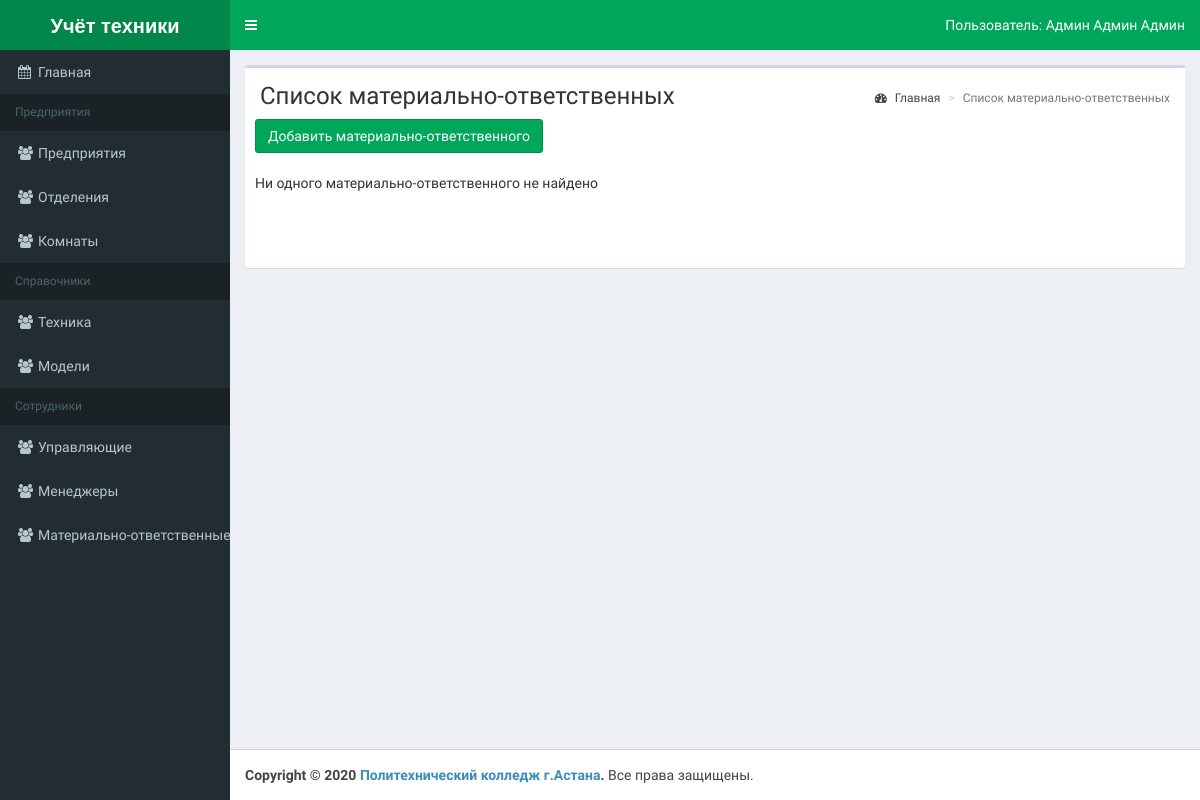
Before: /uchet/list-mat-respons.php (signed in) with the older database file.
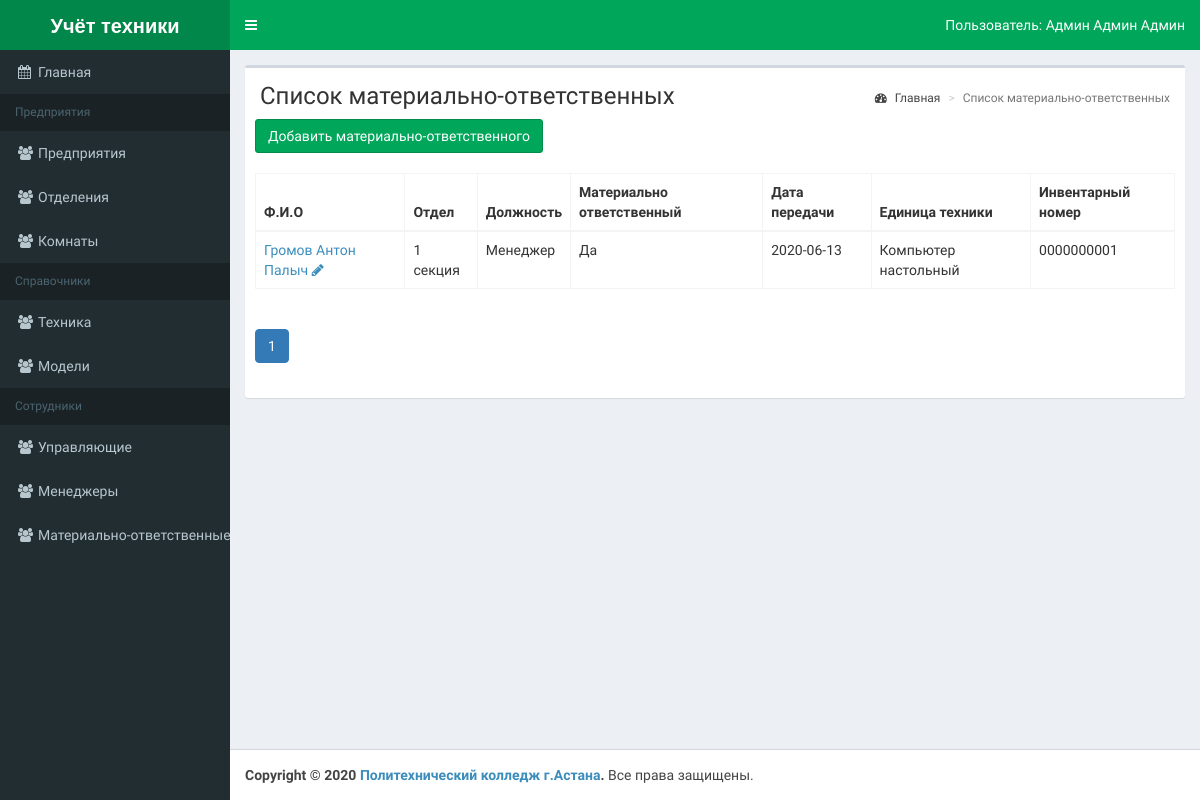
After: the same page with the newer database file.
### tables this page shows
CREATE TABLE `employee` (
  `employee_id` smallint NOT NULL,
  `lastname` varchar(50) NOT NULL,
  `firstname` varchar(50) NOT NULL,
  `patronomic` varchar(50) NOT NULL,
  `otdel_id` smallint NOT NULL,
  `dolzhnost_id` smallint NOT NULL,
  `login` varchar(50) NOT NULL,
  `pass` varchar(255) NOT NULL
);

CREATE TABLE `otdel` (
  `otdel_id` smallint NOT NULL,
  `name` varchar(50) NOT NULL,
  `pred_id` smallint NOT NULL,
  `parent_id` smallint DEFAULT NULL
);

CREATE TABLE `dolzhnost` (
  `dolzhnost_id` smallint NOT NULL,
  `name` varchar(50) NOT NULL,
  `mat_respons` tinyint(1) NOT NULL DEFAULT '0'
);

CREATE TABLE `respons_face` (
  `respons_face_id` smallint NOT NULL,
  `employee_id` smallint NOT NULL,
  `technique_id` smallint NOT NULL,
  `room_id` smallint NOT NULL,
  `date_extrat` date NOT NULL
);

CREATE TABLE `technique` (
  `technique_id` smallint NOT NULL,
  `inv_number` varchar(10) NOT NULL,
  `name` varchar(50) NOT NULL,
  `date_buy` date NOT NULL,
  `model_id` smallint NOT NULL,
  `price` bigint NOT NULL,
  `room_id` smallint NOT NULL
);

### uchet/classes/Connect.php (called while the page is built, shortened)
<?php
abstract class Connect {
	function __construct() {
		try
		{
			$this->db = new PDO('mysql:host='.self::HOST.'; dbname='.self::DB_NAME, self::DB_USER, self::DB_PASSWORD);
		}
		catch(PDOException $e) {
			echo $e->getMessage();
		}
	}
}
?>

### uchet/classes/ResponsFaceConnect.php (called while the page is built, shortened)
<?php
class ResponsFaceConnect extends Connect
{
	public function count(){
        $res = $this->db->query("SELECT COUNT(*) AS cnt FROM respons_face");
        return $res->fetch(PDO::FETCH_OBJ)->cnt;
    }
    public function findAllMatRespons($ofset=0, $limit=30) {
    	$res = $this->db->query("SELECT employee.employee_id, CONCAT (employee.lastname, ' ', employee.firstname, ' ', employee.patronomic) AS fio, ". " otdel.name AS otdel, dolzhnost.name AS dolzhnost, dolzhnost.mat_respons, employee.dolzhnost_id AS dolzhnost_id, respons_face.date_extrat as dat, dolzhnost.mat_respons as matr, technique.name AS tech, technique.inv_number AS num FROM employee INNER JOIN dolzhnost ON employee.dolzhnost_id=dolzhnost.dolzhnost_id ". " INNER JOIN otdel ON employee.otdel_id=otdel.otdel_id" . " INNER JOIN respons_face ON employee.employee_id = respons_face.employee_id". " INNER JOIN technique ON respons_face.technique_id = technique.technique_id"." WHERE dolzhnost.mat_respons = 1" . " LIMIT $ofset, $limit");
        return $res->fetchAll(PDO::FETCH_OBJ);
    }
}
?>

### uchet/list-mat-respons.php (the view, shortened to what this page needs)
<?php
    $size = 5;
    if (isset($_GET['page'])) {
        $page = Helper::clearInt($_GET['page']);
    }
    else {
        $page = 1;
    }
    $responsfaceconnect = new ResponsFaceConnect();
    $count = $responsfaceconnect->count();
    $matrespons = $responsfaceconnect->findAllMatRespons($page*$size-$size,$size);
    require_once 'template/header.php';
?>
<div class="row">
    <div class="col-xs-12">
    <div class="box">
    <section class="content-header">
        <h1>Список материально-ответственных</h1>
        <ol class="breadcrumb">
            <li><a href="/index.php"><i class="fa fa-dashboard"></i> Главная</a></li>
            <li class="active">Список материально-ответственных</li>
        </ol>
    </section>
    <div class="box-body">
    <a class="btn btn-success" href="add-matrespons.php">Добавить материально-ответственного</a>
</div>
<div class="box-body">
<?php
if ($matrespons) {
?>
<table id="example2" class="table table-bordered table-hover">
<thead>
    <tr>
        <th>Ф.И.О</th>
        <th>Отдел</th>
        <th>Должность</th>
        <th>Материально ответственный</th>
        <th>Дата передачи</th>
        <th>Единица техники</th>
        <th>Инвентарный номер</th>
    </tr>
</thead>
<tbody>
<?php
foreach ($matrespons as $matrespon) {
    echo '<tr>';
    echo '<td><a href="profile-matrespons.php?id='.$matrespon->employee_id.'">'.$matrespon->fio.'</a> '. '<a href="add-matrespons.php?id='.$matrespon->employee_id.'"><i class="fa fa-pencil"></i></a></td>';
    echo '<td>'.$matrespon->otdel.'</td>';
    echo '<td>'.$matrespon->dolzhnost.'</td>';
    if ($matrespon->matr == 0) {
        echo '<td>'.Нет.'</td>';
    }
    else {
        echo '<td>'.Да.'</td>';
    }
    echo '<td>'.$matrespon->dat.'</td>';
    echo '<td>'.$matrespon->tech.'</td>';
    echo '<td>'.$matrespon->num.'</td>';
    echo '</tr>';
}
?>
</tbody>
</table>
<?php } else {
echo 'Ни одного материально-ответственного не найдено';
} ?>
</div>
<div class="box-body">
<?php Helper::paginator($count, $page,$size); ?>
</div>
</div>
</div>
</div>
<?php
require_once 'template/footer.php';
?>

### uchet/template/header.php (shortened to what this page needs)
<!DOCTYPE html>
<html>
<head>
    <link rel="stylesheet" href="template/css/bootstrap.min.css">
    <link rel="stylesheet" href="template/css/font-awesome.min.css">
    <link rel="stylesheet" href="template/css/ionicons.min.css">
    <link rel="stylesheet" href="template/css/AdminLTE.min.css">
    <link rel="stylesheet" href="template/css/skins/skin-green.css">
</head>
<body class="hold-transition skin-green sidebar-mini">
<div class="wrapper">
    <header class="main-header">
        <a href="index.php" class="logo">
            <span class="logo-lg"><b>Учёт техники</b></span>
        </a>
        <nav class="navbar navbar-static-top" role="navigation">
            <a href="#" class="sidebar-toggle" data-toggle="push-menu" role="button">
            </a>
            <div class="navbar-custom-menu">
                <ul class="nav navbar-nav">
                    <li class="dropdown user user-menu">
                        <a href="#" class="dropdown-toggle" data-toggle="dropdown">
                            <span class="hidden-xs">Пользователь: <?=$_SESSION['fio'];?></span>
                        </a>
                    </li>
                </ul>
            </div>
        </nav>
    </header>
    <aside class="main-sidebar">
        <section class="sidebar">
            <?php require_once './template/menu.php'; ?>
        </section>
    </aside>
    <div class="content-wrapper">
        <section class="content container-fluid">

### uchet/template/menu.php
<aside class="main-sidebar">
    <section class="sidebar">
        <ul class="sidebar-menu" data-widget="tree">
            <li
<?=($_SERVER['PHP_SELF']=='/index.php')?'class="active"':'';?>>
                <a href="index.php"><i class="fa fa-calendar"></i><span>Главная</span></a>
            </li>
            <li class="header">Предприятия</li>
            <li <?=($_SERVER['PHP_SELF']=='/list-preds.php')?'class="active"':'';?>>
                <a href="list-preds.php"><i class="fa fa-users"></i><span>Предприятия</span></a>
            </li>
            <li <?=($_SERVER['PHP_SELF']=='/list-otdel.php')?'class="active"':'';?>>
                <a href="list-otdel.php"><i class="fa fa-users"></i><span>Отделения</span></a>
            </li>
            <li <?=($_SERVER['PHP_SELF']=='/list-room.php')?'class="active"':'';?>>
                <a href="list-room.php"><i class="fa fa-users"></i><span>Комнаты</span></a>
            </li>
            <li class="header">Справочники</li>
            <li <?=($_SERVER['PHP_SELF']=='/list-tech.php')?'class="active"':'';?>>
                <a href="list-tech.php"><i class="fa fa-users"></i><span>Техника</span></a>
            </li>
            <li <?=($_SERVER['PHP_SELF']=='/list-models.php')?'class="active"':'';?>>
                <a href="list-models.php"><i class="fa fa-users"></i><span>Модели</span></a>
            </li>
            <li class="header">Сотрудники</li>
            <li <?=($_SERVER['PHP_SELF']=='/list-special.php')?'class="active"':'';?>>
                <a href="list-directors.php"><i class="fa fa-users"></i><span>Управляющие</span></a>
            </li>
            <li <?=($_SERVER['PHP_SELF']=='/list-subject.php')?'class="active"':'';?>>
                <a href="list-managers.php"><i class="fa fa-users"></i><span>Менеджеры</span></a>
            </li>
            <li <?=($_SERVER['PHP_SELF']=='/list-mat-respons.php')?'class="active"':'';?>>
                <a href="list-mat-respons.php"><i class="fa fa-users"></i><span>Материально-ответственные</span></a>
            </li>
        </ul>
    </section>
</aside>

### uchet/template/footer.php (shortened to what this page needs)
</section>
</div>
<footer class="main-footer">
    <strong>Copyright &copy; 2020 <a href="#">Политехнический колледж г.Астана</a>.</strong> Все права защищены.
</footer>
</div>
</body>
</html>

### uchet/classes/Helper.php (shortened to what this page needs)
<?php
	class Helper
	{
                    foreach ($options as $option) { ?>
                    <?php }
		public static function paginator($count, $current=1, $size=30){
          $numPages=ceil($count/$size);
          $href = $_SERVER['PHP_SELF'].'?page=';
          echo '<ul class="pagination ">';
          for ($i = 1; $i<=$numPages; $i++) {
               if ($current == $i) {
                     echo ' <li class="paginate_button active"><a href="'.$href.$i.'" data-dt-idx="'.$i.'" tabindex="0">'.$i.'</a></li>';
               }
               else {
                    echo ' <li class="paginate_button"><a href="'.$href.$i.'" data-dt-idx="'.$i.'" tabindex="0">'.$i.'</a></li>';
               }
          }
          echo '</ul>';
     }
}
?>

### uchet/template/css/skins/skin-green.css (style rules this page uses)
.skin-green .main-header .navbar { background-color: #00a65a; }
.skin-green .main-header .navbar .nav > li > a { color: #ffffff; }
.skin-green .main-header .navbar .sidebar-toggle { color: #ffffff; }
.skin-green .main-header .navbar .sidebar-toggle { color: #fff; }
.skin-green .main-header .logo { background-color: #008d4c; color: #ffffff; border-bottom: 0 solid transparent; }
.skin-green .content-header { background: transparent; }
.skin-green .wrapper, .skin-green .main-sidebar, .skin-green .left-side { background-color: #222d32; }
.skin-green .sidebar-menu > li.header { color: #4b646f; background: #1a2226; }
.skin-green .sidebar-menu > li > a { border-left: 3px solid transparent; }
.skin-green .sidebar a { color: #b8c7ce; }

Changed rows visible on the page:
added employee: fio "Громов Антон Палыч", otdel.name "1 секция", dolzhnost.name "Менеджер", respons_face.date_extrat "2020-06-13", technique.name "Компьютер настольный", technique.inv_number "0000000001"
Other visible differences:
text no longer shown: "Ни одного материально-ответственного не найдено"
text now shown: "Ф.И.О Отдел Должность Материально ответственный Дата передачи Единица техники Инвентарный номер"
new list line: "1"
